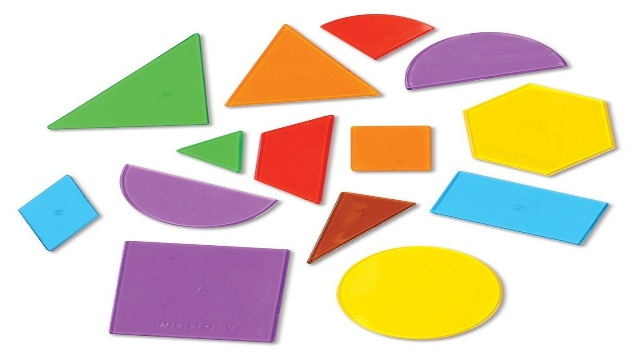
#> input picture shape2R.jpg, 640 x 360 px, found by its file name
$ python '4.Espaces de couleurs et Conversion(part2).py'
#> lines starting #> are read from the running program, lines starting #| are printed output that depends on the picture
import cv2
import numpy as np
# image path
path = r'..\shape2R.jpg'
# using imread()
imgI = cv2.imread(path)
#> imgI is the input picture: shape (360, 640, 3); mean B, G, R 189.7, 210.2, 223.5
b,g,r =cv2.split(imgI)
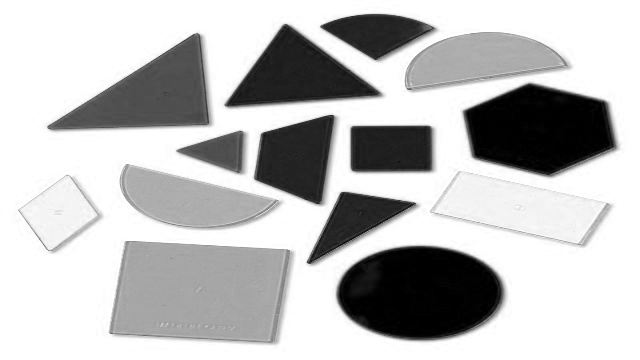
#> b: shape (360, 640); min 0, max 255, mean 189.7
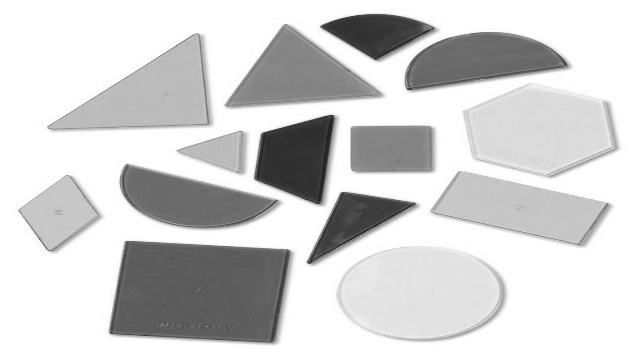
#> g: shape (360, 640); min 30, max 255, mean 210.2
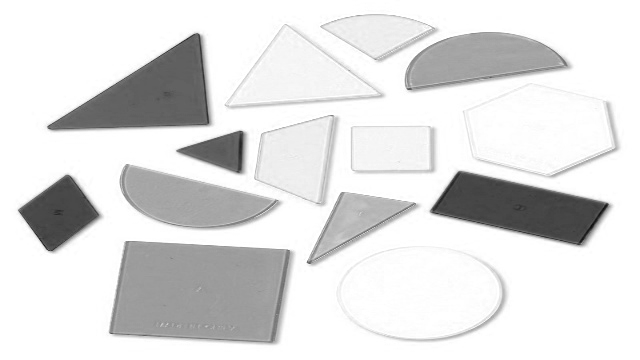
#> r: shape (360, 640); min 15, max 255, mean 223.5

blue=imgI[0:360,0:640,0]
green=imgI[0:360,0:640,1]
red=imgI[0:360,0:640,2]

cv2.imshow('blue',b)
cv2.imshow('green',g)
cv2.imshow('red',r)
cv2.imshow('imgI',imgI)


cv2.waitKey(0)
cv2.destroyAllWindows()
cv2.waitKey(1)

$ run again, with nature1.jpg copied over shape2R.jpg
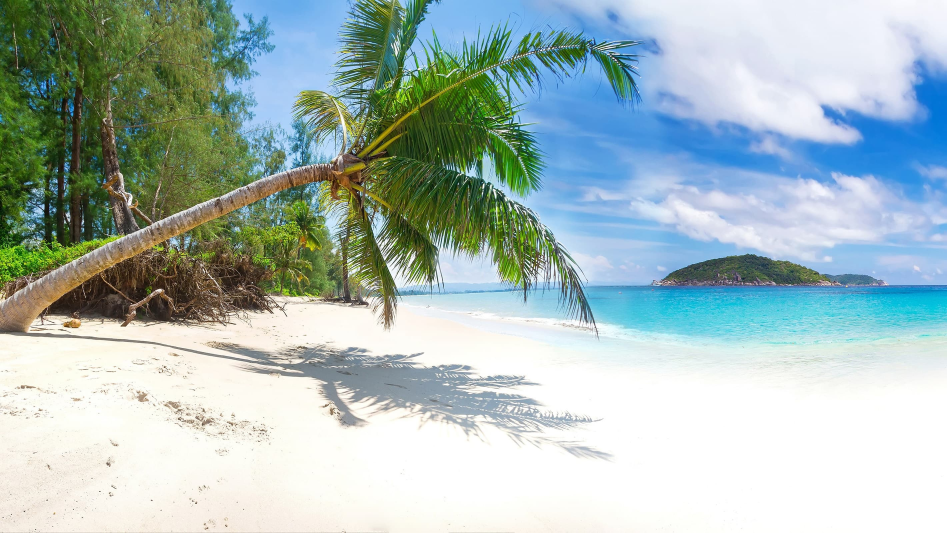
#> input picture nature1.jpg, 2840 x 1597 px, found by its file name (shown at 1/3 size)
#> imgI is the input picture: shape (1597, 2840, 3); mean B, G, R 185.1, 187.1, 167.8
#> `green=imgI[0:360,0:640,1]`:
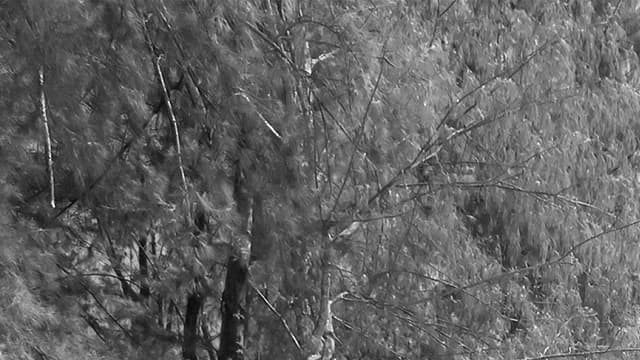
#> green: shape (360, 640); min 0, max 255, mean 97.7
#> `red=imgI[0:360,0:640,2]`:
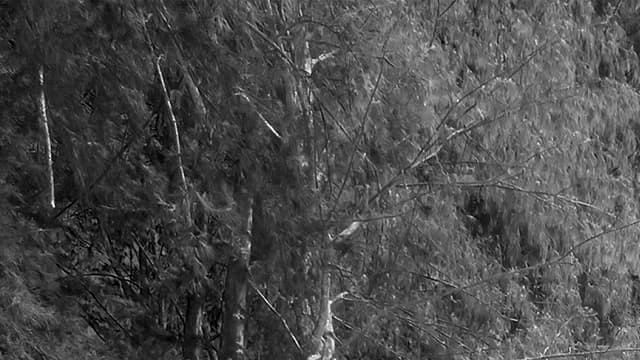
#> red: shape (360, 640); min 0, max 255, mean 74.9

$ run again, with women2.jpg copied over shape2R.jpg
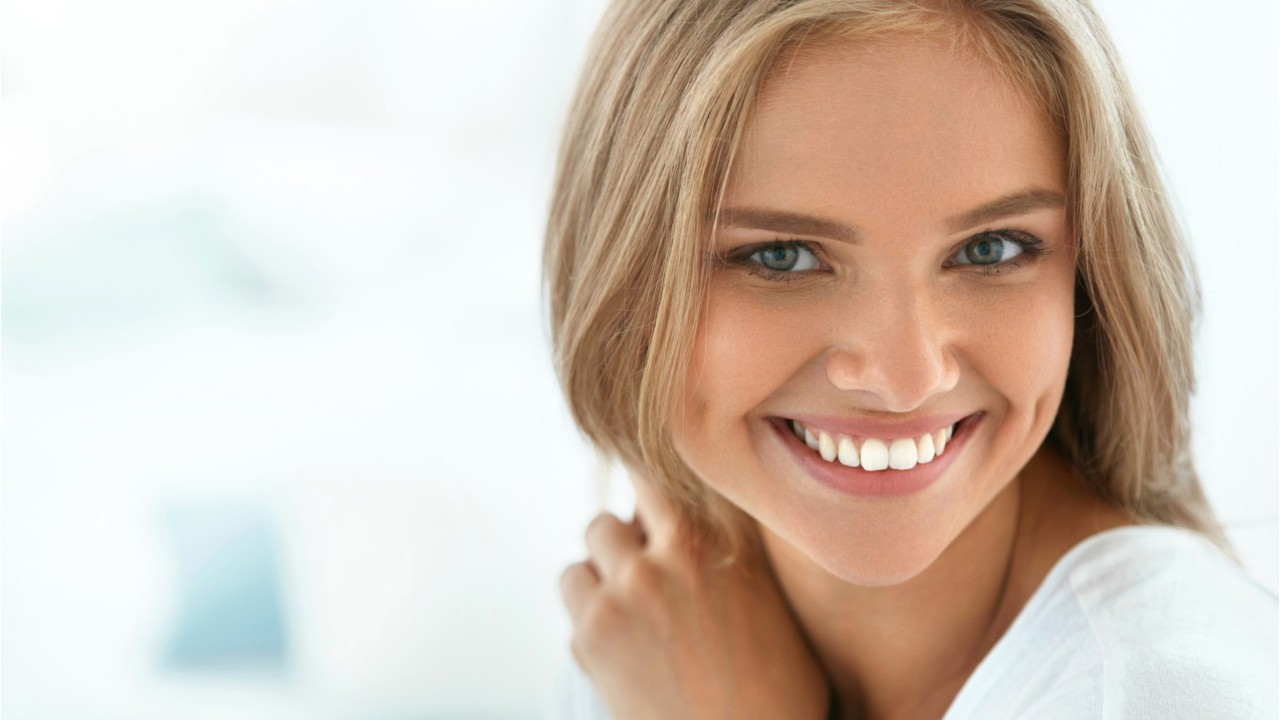
#> input picture women2.jpg, 1280 x 720 px, found by its file name
#> imgI is the input picture: shape (720, 1280, 3); mean B, G, R 185.1, 197.2, 211.7
#> `b,g,r =cv2.split(imgI)`:
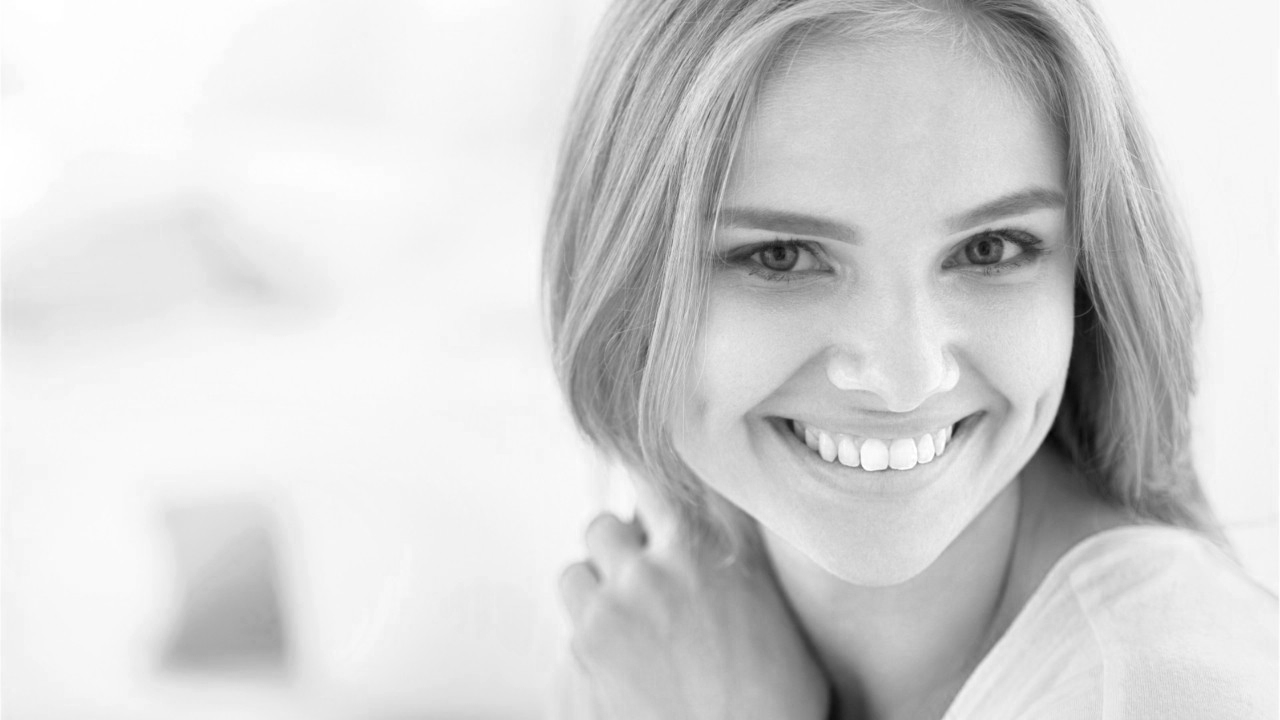
#> r: shape (720, 1280); min 5, max 255, mean 211.7
#> `red=imgI[0:360,0:640,2]`:
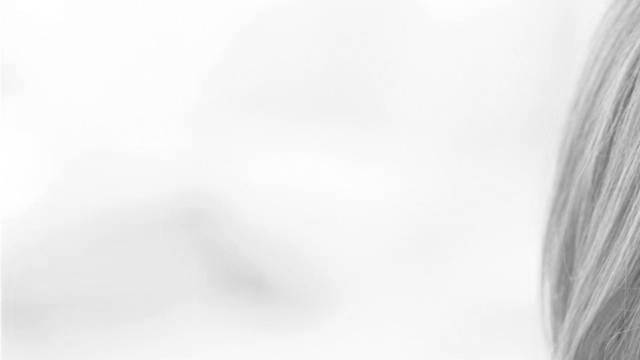
#> red: shape (360, 640); min 88, max 255, mean 235.8
